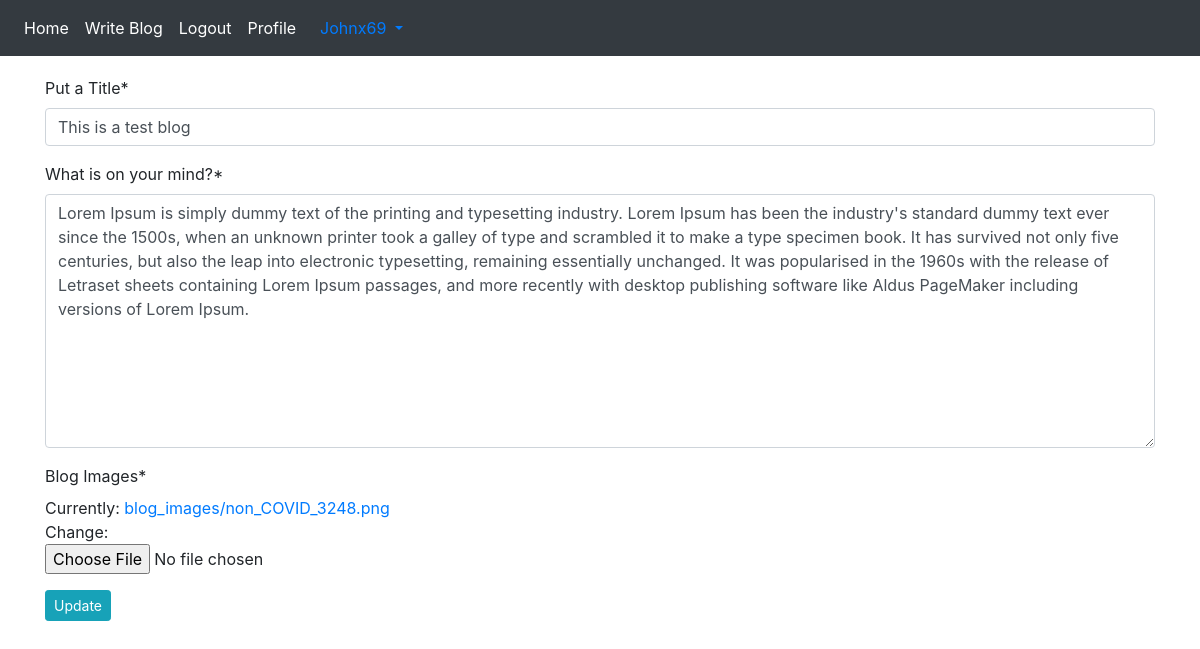
Page /blog/edit-blog/3/ (signed in) on the committed database.
### App_Blog/models.py (models this page shows, shortened)
class Blog(models.Model):
    author = models.ForeignKey(User, on_delete=models.CASCADE, related_name='post_author')
    blog_title = models.CharField(max_length=264, verbose_name='Put a Title')
    slug = models.SlugField(max_length=264, unique=True)
    blog_content = models.TextField(verbose_name='What is on your mind?')
    blog_image = models.ImageField(upload_to='blog_images', verbose_name="Blog Images")
    publish_date = models.DateTimeField(auto_now_add=True)
    update_date = models.DateTimeField(auto_now_add=True)
    class Meta:
        ordering = ['-publish_date']

### App_Blog/views.py (the view, shortened to what this page needs)
# urls.py: path('edit-blog/<pk>/', views.UpdateBlog.as_view(), name = 'edit_blog'),
class UpdateBlog(UpdateView):
    model = Blog
    fields = ("blog_title", "blog_content", "blog_image")
    template_name = 'App_Blog/edit_blog.html'

### templates/App_Blog/edit_blog.html (shortened to what this page needs)
{% extends 'base.html' %}
{% load crispy_forms_tags %}
{% block body_block %}
{% if blog.author == user %}
    <form action="" method="POST">
        {{ form|crispy }}
        <button type="submit" class="btn btn-info btn-sm">Update</button>
    </form>
{% else %}
<p>You are not allowed to view this page.</p>
{% endif %}
{% endblock %}

### templates/base.html (shortened to what this page needs)
<!doctype html>
<html lang="en">
<head>
    <link rel="stylesheet" href="https://cdn.jsdelivr.net/npm/bootstrap@4.6.2/dist/css/bootstrap.min.css"
>
    <link rel="stylesheet" href="https://cdnjs.cloudflare.com/ajax/libs/font-awesome/6.2.1/css/all.min.css"
 />
</head>
<body>
    <nav class="navbar navbar-expand-sm bg-dark navbar-dark">
        <ul class="navbar-nav">
            <li class="nav-item active">
                <a href="{% url 'index' %}" class="nav-link">Home</a>
            </li>
            {% if user.is_authenticated %}
            <li class="nav-item active">
                <a href="{% url 'App_Blog:create_blog' %}" class='nav-link'>Write Blog</a>
            </li>
            <li class="nav-item active">
                <a href="{% url 'App_Login:logout' %}" class='nav-link'>Logout</a>
            </li>
            <li class="nav-item active">
                <a href="{% url 'App_Login:profile' %}" class='nav-link'>Profile</a>
            </li>
            {% endif %}
        </ul>
        {% if user.is_authenticated %}
        <div class="nav-item dropdown">
            <a href="" class="nav-link dropdown-toggle" id='navbardrop' data-toggle='dropdown'>
                {{ user.username }}
            </a>
        </div>
        {% endif %}
    </nav>
    <div class="container" style="padding-top: 20px;">
        {% block body_block %}
        {% endblock %}
    </div>
</body>
</html>

### rows in the picture
Blog: blog_title "This is a test blog", blog_content "Lorem Ipsum is simply dummy text of the printing and typesetting industry. Lorem Ipsum has been the industry's standard dummy text ever since the 1500s, when an unknown printer took a galley of type and scrambled it to make a type specimen book. It has survived not only five centuries, but also the leap into electronic typesetting, remaining essentially unchanged. It was popularised in the 1960s with the release of Letraset sheets containing Lorem Ipsum passages, and more recently with desktop publishing software like Aldus PageMaker including versions of Lorem Ipsum."

### other values in the picture
{{ user.username }} "Johnx69"
